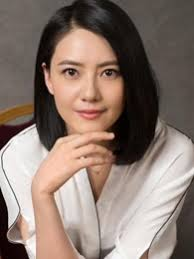
//> input picture OpenCV/c++/face_recognize/python/gao_test1.jpg, 194 x 259 px, given in place of the camera
$ ./canny   (built with g++ and OpenCV 4)
//> lines starting //> are read from the running program, lines starting //| are printed output that depends on the picture; after the words box and inside, x2 and y2 are one past the last pixel; in counts of white or black regions, pixels touching at a corner belong together
#include <iostream>
#include <opencv2/opencv.hpp>

using namespace std;
using namespace cv;

int main(int argc, char *argv[])
{
    VideoCapture cap(0);
    if(!cap.isOpened())
	return -1;

    Mat frame, edges;
    namedWindow("edges",1);
    for(;;)
    {
        cap >> frame;
//> frame is the input picture: 259 rows x 194 cols, CV_8UC3; mean B, G, R 110.6, 120, 137.8
        cvtColor(frame, edges, COLOR_BGR2GRAY);
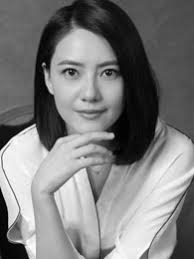
//> edges: 259 rows x 194 cols, CV_8UC1; min 0, max 255, mean 124.2
        GaussianBlur(edges, edges, Size(7,7), 1.5, 1.5);
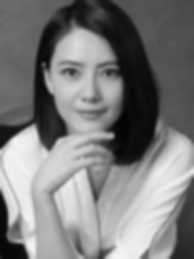
//> edges: 259 rows x 194 cols, CV_8UC1; min 2, max 246, mean 124.2
        Canny(edges, edges, 0, 30, 3);
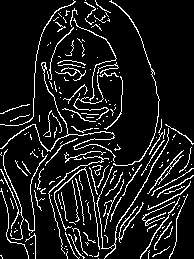
//> edges: 259 rows x 194 cols, CV_8UC1; 10.6% white in thin lines or dots
        imshow("edges", edges);
        if(waitKey(30) >= 0) break;
//> the Esc key is pressed
    }
    return 0;
}

$ run again, on OpenCV/c++/face_recognize/python/wen_test1.jpg
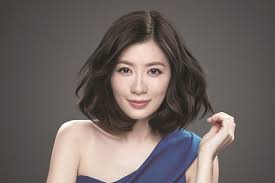
//> input picture OpenCV/c++/face_recognize/python/wen_test1.jpg, 275 x 183 px, given in place of the camera
//> frame is the input picture: 183 rows x 275 cols, CV_8UC3; mean B, G, R 97.3, 100.3, 110
//> `GaussianBlur(edges, edges, Size(7,7), 1.5, 1.5);`:
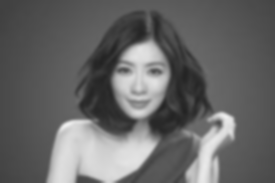
//> edges: 183 rows x 275 cols, CV_8UC1; min 35, max 238, mean 102.9
//> `Canny(edges, edges, 0, 30, 3);`:
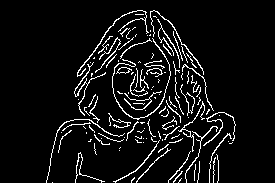
//> edges: 183 rows x 275 cols, CV_8UC1; 6.9% white in thin lines or dots, all inside (x1, y1, x2, y2) = (46, 10, 236, 183)
